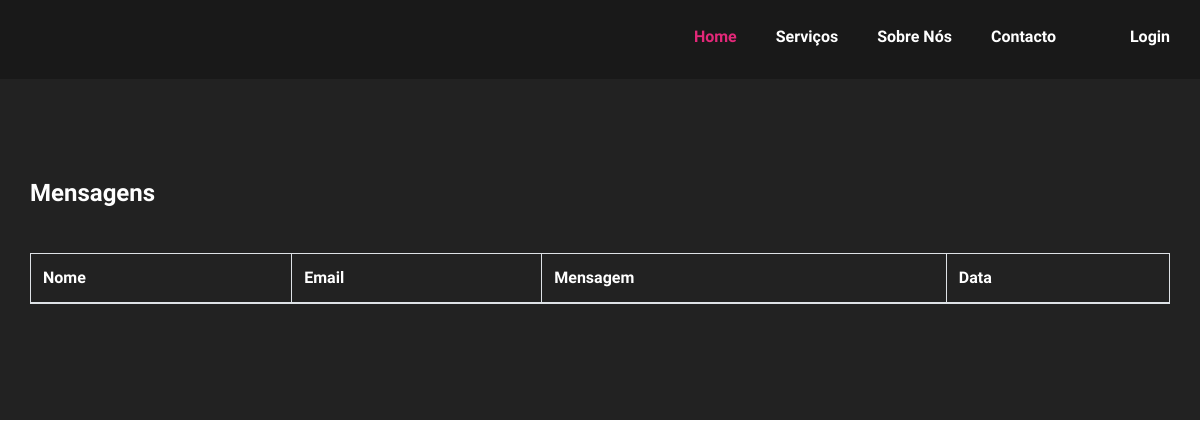
/sms.php, run on an earlier commit of the app's database.
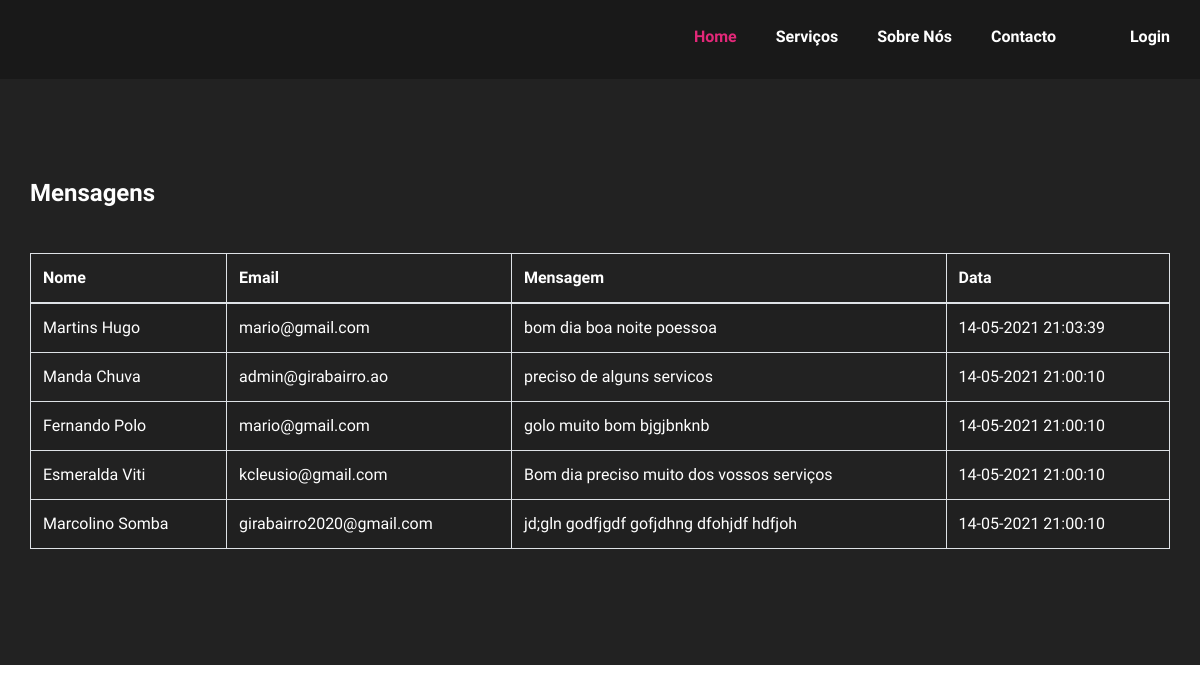
And on a later commit of the database.
### tables this page shows
CREATE TABLE `sms` (
  `id` int(11) NOT NULL,
  `nome` varchar(255) NOT NULL,
  `email` varchar(255) NOT NULL,
  `sms` text NOT NULL,
  `data` timestamp NOT NULL DEFAULT current_timestamp() ON UPDATE current_timestamp(),
  `estado` varchar(255) NOT NULL
);

### model/Connector.class.php (called while the page is built, shortened)
<?php
class Connector{
    private static $conn = null;
    private static function Conection(){
        try {
            self::$conn =  new PDO(SERVER, USER, PASSWORD);
        } catch (\Throwable $th){
            echo "<center><h1>A CONEXÃO FALHOU!</h1></center>";
        }
    }
    public static function ReturnConnection(){
        return (self::$conn == null) ? self::Conection() : self::$conn;
    }
}

### sms.php (the view, shortened to what this page needs)
<!DOCTYPE html>
<html lang="zxx">
<head>
    <link rel="stylesheet" href="css/bootstrap.min.css" type="text/css">
    <link rel="stylesheet" href="css/font-awesome.min.css" type="text/css">
    <link rel="stylesheet" href="css/themify-icons.css" type="text/css">
    <link rel="stylesheet" href="css/owl.carousel.min.css" type="text/css">
    <link rel="stylesheet" href="css/magnific-popup.css" type="text/css">
    <link rel="stylesheet" href="css/slicknav.min.css" type="text/css">
    <link rel="stylesheet" href="css/style.css" type="text/css">
</head>
<body>
<?php
include_once 'menu.php';
?>
<section class="contact-section spad">
    <div class="container">
        <div class="row">
            <div class="col-lg-12">
                <div class="contact-option">
                    <h4>Mensagens</h4>
                    <table class="table table-bordered table-striped" style="color: white">
                        <thead>
                        <tr>
                            <th>Nome</th>
                            <th>Email</th>
                            <th>Mensagem</th>
                            <th>Data</th>
                        </tr>
                        </thead>
                        <tbody>
                        <?php
                        $sms = Connector::ReturnConnection()->prepare("SELECT * FROM sms order by id desc");
                        $sms->execute();
                        while ($view = $sms->fetch(PDO::FETCH_OBJ)) {
                            ?>
                            <tr>
                                <td><?= $view->nome; ?></td>
                                <td><?= $view->email; ?></td>
                                <td><?= $view->sms; ?></td>
                                <td>
                                    <?=
                                     date('d-m-Y', strtotime($view->data)) ."&nbsp".
                                    date('H:i:s', strtotime($view->data))
                                    ?>
                                </td>
                            </tr>
                        <?php } ?>
                        </tbody>
                    </table>
                </div>
            </div>
        </div>
    </div>
</section>
</body>
</html>

What changed in the data, as far as the page shows it:
added sms: nome "Martins Hugo", email "mario@gmail.com", sms "bom dia boa noite poessoa", data "14-05-2021", data "21:03:39"
added sms: nome "Manda Chuva", email "admin@girabairro.ao", sms "preciso de alguns servicos", data "14-05-2021", data "21:00:10"
added sms: nome "Fernando Polo", email "mario@gmail.com", sms "golo muito bom bjgjbnknb", data "14-05-2021", data "21:00:10"
added sms: nome "Esmeralda Viti", email "kcleusio@gmail.com", sms "Bom dia preciso muito dos vossos serviços", data "14-05-2021", data "21:00:10"
added sms: nome "Marcolino Somba", email "girabairro2020@gmail.com", sms "jd;gln godfjgdf gofjdhng dfohjdf hdfjoh", data "14-05-2021", data "21:00:10"
